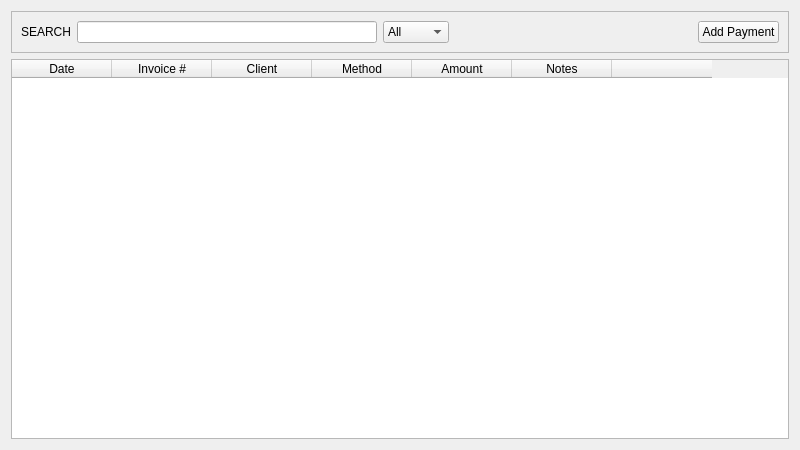
<?xml version="1.0" encoding="UTF-8"?>
<ui version="4.0">
 <class>Payment_Window</class>
 <widget class="QWidget" name="Payment_Window">
  <property name="geometry">
   <rect>
    <x>0</x>
    <y>0</y>
    <width>800</width>
    <height>450</height>
   </rect>
  </property>
  <property name="windowTitle">
   <string>Payments</string>
  </property>
  <layout class="QVBoxLayout" name="verticalLayout">
   <item>
    <widget class="QFrame" name="PaymentsHeaderFrame">
     <property name="frameShape">
      <enum>QFrame::Shape::StyledPanel</enum>
     </property>
     <property name="frameShadow">
      <enum>QFrame::Shadow::Raised</enum>
     </property>
     <layout class="QHBoxLayout" name="horizontalLayout">
      <item>
       <widget class="QLabel" name="label">
        <property name="text">
         <string>SEARCH</string>
        </property>
       </widget>
      </item>
      <item>
       <widget class="QLineEdit" name="PaymentSearch_Field">
        <property name="minimumSize">
         <size>
          <width>300</width>
          <height>0</height>
         </size>
        </property>
        <property name="maximumSize">
         <size>
          <width>500</width>
          <height>16777215</height>
         </size>
        </property>
       </widget>
      </item>
      <item>
       <widget class="QComboBox" name="MethodFilter_ComboBox">
        <item>
         <property name="text">
          <string>All</string>
         </property>
        </item>
        <item>
         <property name="text">
          <string>Check</string>
         </property>
        </item>
        <item>
         <property name="text">
          <string>Card</string>
         </property>
        </item>
        <item>
         <property name="text">
          <string>Cash</string>
         </property>
        </item>
        <item>
         <property name="text">
          <string>ACH</string>
         </property>
        </item>
       </widget>
      </item>
      <item>
       <spacer name="horizontalSpacer">
        <property name="orientation">
         <enum>Qt::Orientation::Horizontal</enum>
        </property>
        <property name="sizeHint" stdset="0">
         <size>
          <width>30</width>
          <height>20</height>
         </size>
        </property>
       </spacer>
      </item>
      <item>
       <widget class="QPushButton" name="NewPayment_Button">
        <property name="text">
         <string>Add Payment</string>
        </property>
       </widget>
      </item>
     </layout>
    </widget>
   </item>
   <item>
    <widget class="QTableWidget" name="paymentsTableWidget">
     <column>
      <property name="text">
       <string>Date</string>
      </property>
     </column>
     <column>
      <property name="text">
       <string>Invoice #</string>
      </property>
     </column>
     <column>
      <property name="text">
       <string>Client</string>
      </property>
     </column>
     <column>
      <property name="text">
       <string>Method</string>
      </property>
     </column>
     <column>
      <property name="text">
       <string>Amount</string>
      </property>
     </column>
     <column>
      <property name="text">
       <string>Notes</string>
      </property>
     </column>
     <column>
      <property name="text">
       <string></string>
      </property>
     </column>
    </widget>
   </item>
  </layout>
 </widget>
 <resources/>
 <connections/>
</ui>
